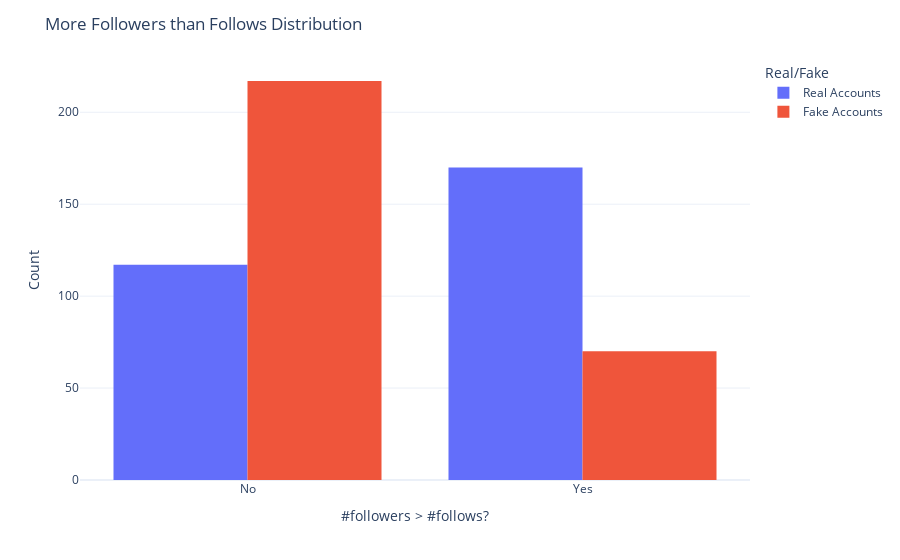

Here is the notebook cell this chart was saved with:
### Markdown cell above
<div style="font-size: 18px;
            line-height: 1.5;
            margin-bottom: 20px;
            font-family: Arial, sans-serif;"><br><br>
We can now plot the information we've added to the dataframe and see if these new features tells us something or not.
<br><br></div>

### Code cell
fig = px.histogram(train, x=train['#followers > #follows?'], color=legend_df['fake'],
                   color_discrete_sequence=['#636EFA','#EF553B'],
                   barmode='group', template='plotly_white',labels={'color': 'Real/Fake'})

fig.update_layout(title='More Followers than Follows Distribution',
                  xaxis_title='#followers > #follows?', yaxis_title='Count', xaxis=dict(tickmode='array',
                  tickvals=[0, 1],
                  ticktext=['No', 'Yes']),
                  height = 800)

fig.show()

### Figure 1 — Plotly figure (JSON) as saved in the notebook; plotly's stock layout.template omitted (floating-point values rounded to 4 significant figures; data arrays with more than 128 entries replaced by an {"elided": "..."} marker saying what was removed)
{"data": [{"alignmentgroup": "True", "bingroup": "x", "hovertemplate": "Real/Fake=Real Accounts<br>#followers > #follows?=%{x}<br>count=%{y}<extra></extra>", "legendgroup": "Real Accounts", "marker": {"color": "#636EFA", "pattern": {"shape": ""}}, "name": "Real Accounts", "offsetgroup": "Real Accounts", "orientation": "v", "showlegend": true, "type": "histogram", "x": {"elided": "287 int values"}, "xaxis": "x", "yaxis": "y"}, {"alignmentgroup": "True", "bingroup": "x", "hovertemplate": "Real/Fake=Fake Accounts<br>#followers > #follows?=%{x}<br>count=%{y}<extra></extra>", "legendgroup": "Fake Accounts", "marker": {"color": "#EF553B", "pattern": {"shape": ""}}, "name": "Fake Accounts", "offsetgroup": "Fake Accounts", "orientation": "v", "showlegend": true, "type": "histogram", "x": {"elided": "287 int values"}, "xaxis": "x", "yaxis": "y"}], "layout": {"autosize": true, "barmode": "group", "legend": {"title": {"text": "Real/Fake"}, "tracegroupgap": 0}, "margin": {"t": 60}, "title": {"text": "More Followers than Follows Distribution"}, "xaxis": {"anchor": "y", "autorange": true, "domain": [0, 1], "range": [-0.5, 1.5], "tickmode": "array", "ticktext": ["No", "Yes"], "tickvals": [0, 1], "title": {"text": "#followers > #follows?"}, "type": "linear"}, "yaxis": {"anchor": "x", "autorange": true, "domain": [0, 1], "range": [0, 228.4], "title": {"text": "Count"}}}}
